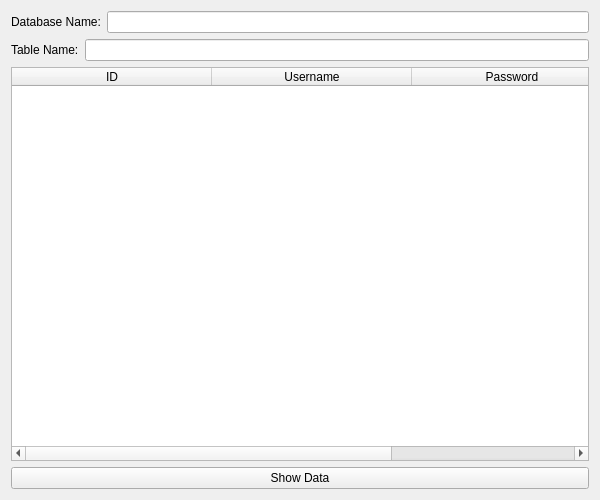
<?xml version="1.0" encoding="UTF-8"?>
<ui version="4.0">
 <class>Form</class>
 <widget class="QWidget" name="Form">
  <property name="geometry">
   <rect>
    <x>0</x>
    <y>0</y>
    <width>600</width>
    <height>500</height>
   </rect>
  </property>
  <property name="windowTitle">
   <string>Form</string>
  </property>
  <layout class="QVBoxLayout" name="verticalLayout">
   <item>
    <layout class="QHBoxLayout" name="horizontalLayout">
     <item>
      <widget class="QLabel" name="label">
       <property name="text">
        <string>Database Name:</string>
       </property>
      </widget>
     </item>
     <item>
      <widget class="QLineEdit" name="lineEdit_dbname"/>
     </item>
    </layout>
   </item>
   <item>
    <layout class="QHBoxLayout" name="horizontalLayout_2">
     <item>
      <widget class="QLabel" name="label_2">
       <property name="text">
        <string>Table Name:</string>
       </property>
      </widget>
     </item>
     <item>
      <widget class="QLineEdit" name="lineEdit_tablename"/>
     </item>
    </layout>
   </item>
   <item>
    <widget class="QTableWidget" name="tableWidget">
     <property name="lineWidth">
      <number>3</number>
     </property>
     <attribute name="horizontalHeaderDefaultSectionSize">
      <number>200</number>
     </attribute>
     <column>
      <property name="text">
       <string>ID</string>
      </property>
     </column>
     <column>
      <property name="text">
       <string>Username</string>
      </property>
     </column>
     <column>
      <property name="text">
       <string>Password</string>
      </property>
     </column>
    </widget>
   </item>
   <item>
    <widget class="QPushButton" name="pushButton">
     <property name="text">
      <string>Show Data</string>
     </property>
    </widget>
   </item>
  </layout>
 </widget>
 <resources/>
 <connections/>
</ui>
